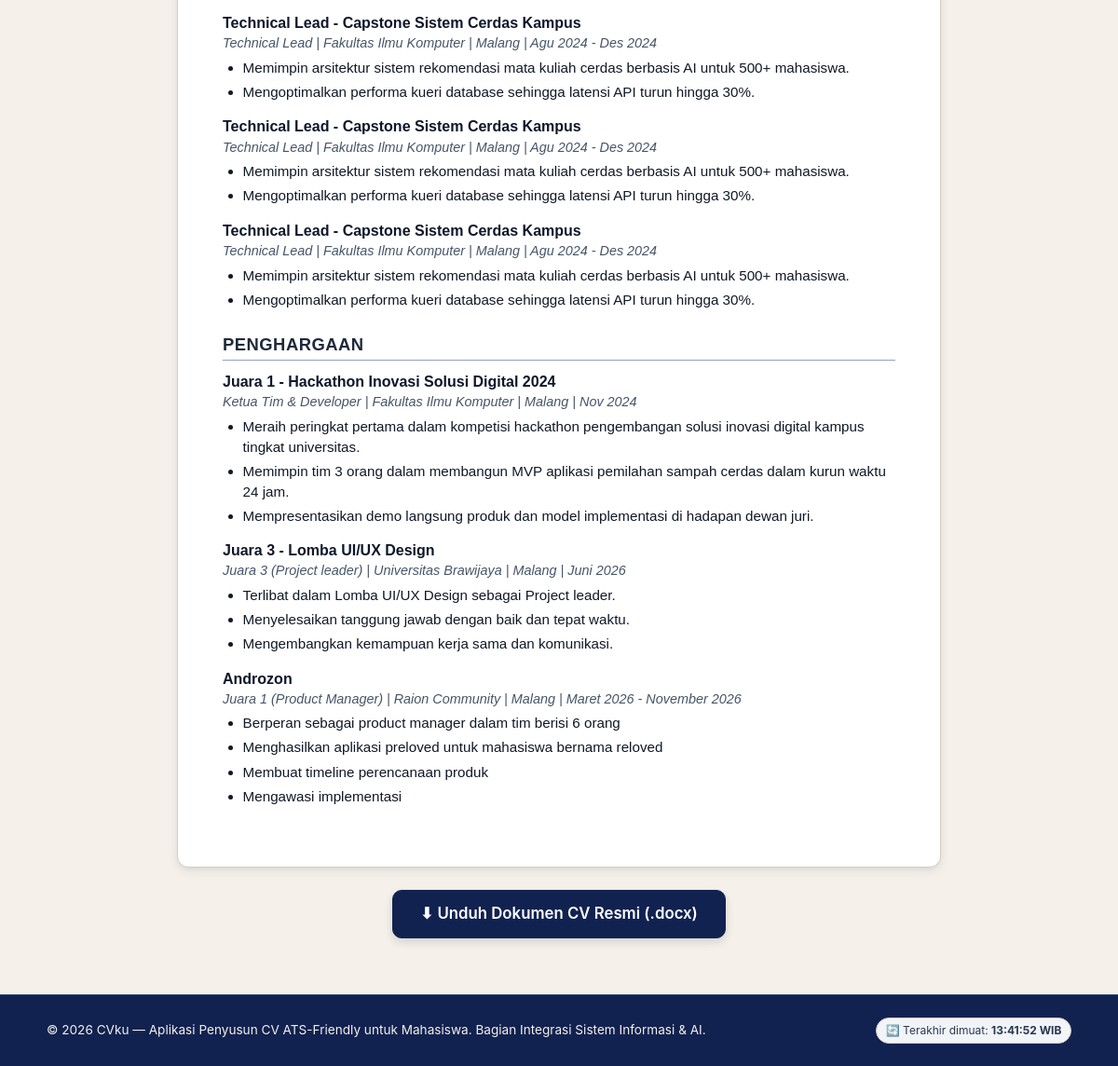
The app's page /cv (signed in, lower part), older data.
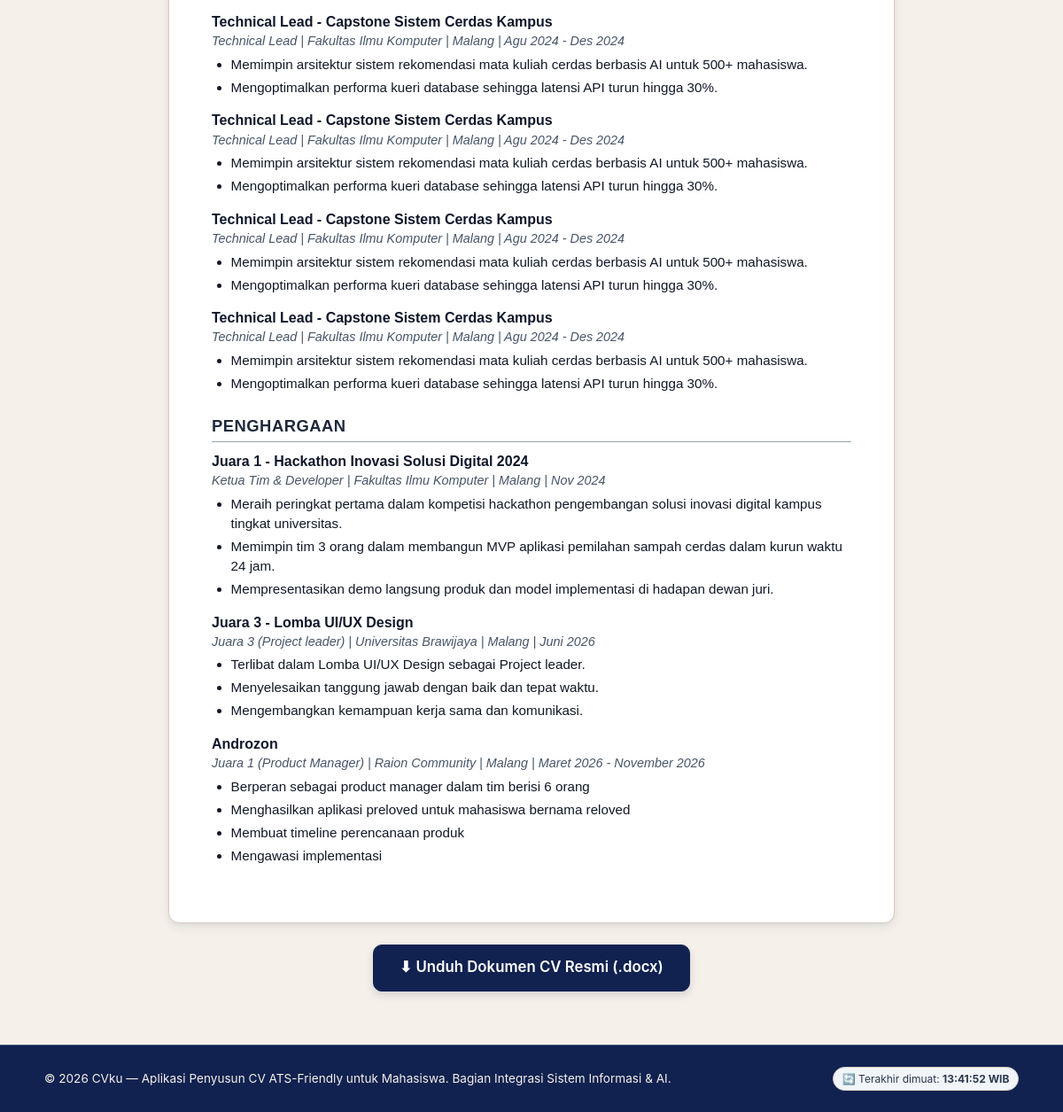
The same page, newer data.
### tables this page shows
CREATE TABLE entri_cv (
  id INTEGER PRIMARY KEY AUTOINCREMENT,
  id_pencapaian INTEGER UNIQUE NOT NULL REFERENCES pencapaian(id) ON DELETE CASCADE,
  id_bagian INTEGER NOT NULL REFERENCES bagian_cv(id), judul TEXT NOT NULL);

CREATE TABLE poin_cv (
  id INTEGER PRIMARY KEY AUTOINCREMENT,
  id_entri INTEGER NOT NULL REFERENCES entri_cv(id) ON DELETE CASCADE,
  urutan INTEGER NOT NULL, teks TEXT NOT NULL);

CREATE TABLE bagian_cv (
  id INTEGER PRIMARY KEY AUTOINCREMENT, nama TEXT UNIQUE NOT NULL);

### app.py (the view)
@app.route("/cv")
@mahasiswa_required
def cv_preview_page():
    user_id = session["user_id"]
    profil = db.baca_pengguna(user_id) or {}
    cv = db.baca_cv_pengguna(user_id, hanya_disetujui=False)
    cv_ada = any(len(items) > 0 for items in cv.values())
    return render_template(
        "cv_preview.html",
        profil=profil,
        cv=cv,
        urutan_bagian=skema.BAGIAN,
        cv_ada=cv_ada
    )

### app.py (called while the page is built)
@app.after_request
def add_no_cache_headers(response):
    response.headers["Cache-Control"] = "no-cache, no-store, must-revalidate, max-age=0"
    response.headers["Pragma"] = "no-cache"
    response.headers["Expires"] = "0"
    return response

@app.context_processor
def inject_waktu_server():
    return {
        "waktu_refresh": datetime.datetime.now().strftime("%H:%M:%S")
    }

def pengguna_required(f):
    @wraps(f)
    def decorated_function(*args, **kwargs):
        if not session.get("user_id"):
            flash("Silakan masuk terlebih dahulu untuk mengakses halaman ini.", "warning")
            return redirect(url_for("login", next=request.path))
        return f(*args, **kwargs)
    return decorated_function

### db.py (called while the page is built)
def koneksi():
    con = sqlite3.connect(DB_PATH)
    con.row_factory = sqlite3.Row
    con.execute("PRAGMA foreign_keys = ON")
    return con

def _satu(sql, args=()):
    con = koneksi()
    try:
        r = con.execute(sql, args).fetchone()
        return dict(r) if r else None
    finally:
        con.close()

def _semua(sql, args=()):
    con = koneksi()
    try:
        return [dict(r) for r in con.execute(sql, args).fetchall()]
    finally:
        con.close()

### templates/cv_preview.html (shortened to what this page needs)
{% extends "base.html" %}
{% block content %}
<div class="cv-paper">
      {% set kontak_list = [] %}
      {% if profil.email %}{% set _ = kontak_list.append(profil.email) %}{% endif %}
      {% if profil.telepon %}{% set _ = kontak_list.append(profil.telepon) %}{% endif %}
      {% if profil.kota %}{% set _ = kontak_list.append(profil.kota) %}{% endif %}
      {% if profil.linkedin %}{% set _ = kontak_list.append(profil.linkedin) %}{% endif %}
  {% for bag in urutan_bagian %}
    {% if cv.get(bag) %}
      <div class="cv-section">
        <div class="cv-section-title">{{ bag }}</div>
        {% for entri in cv[bag] %}
          <div class="cv-item">
            <div class="cv-item-title">{{ entri.judul }}</div>
            {% set meta_list = [] %}
            {% if entri.peran and entri.peran.strip() %}
              {% set _ = meta_list.append(entri.peran.strip()) %}
            {% endif %}
            {% if entri.penyelenggara %}{% set _ = meta_list.append(entri.penyelenggara) %}{% endif %}
            {% if entri.lokasi %}{% set _ = meta_list.append(entri.lokasi) %}{% endif %}
            {% if entri.periode %}{% set _ = meta_list.append(entri.periode) %}{% endif %}
            {% if meta_list %}
              <div class="cv-item-meta">{{ meta_list|join(' | ') }}</div>
            {% endif %}
            {% if entri.poin %}
              <ul class="cv-bullet-list">
                {% for p in entri.poin %}
                  <li>{{ p }}</li>
                {% endfor %}
              </ul>
            {% endif %}
          </div>
        {% endfor %}
      </div>
    {% endif %}
  {% endfor %}
</div>
<div style="text-align: center; margin-top: 1.5rem; margin-bottom: 2rem;">
  <a href="{{ url_for('unduh_cv_action') }}" class="btn btn-primary btn-lg">
    ⬇ Unduh Dokumen CV Resmi (.docx)
  </a>
</div>
{% endblock %}

Row changes from the older to the newer data that the page shows:
added entri_cv: judul "Technical Lead - Capstone Sistem Cerdas Kampus", meta_list "Technical Lead | Fakultas Ilmu Komputer | Malang | Agu 2024 - Des 2024", shown under bagian_cv (number 1 of 2 on the later page)
added poin_cv: teks "Memimpin arsitektur sistem rekomendasi mata kuliah cerdas berbasis AI untuk 500+ mahasiswa.", shown under "Technical Lead - Capstone Sistem Cerdas Kampus"
added poin_cv: teks "Mengoptimalkan performa kueri database sehingga latensi API turun hingga 30%.", shown under "Technical Lead - Capstone Sistem Cerdas Kampus"
